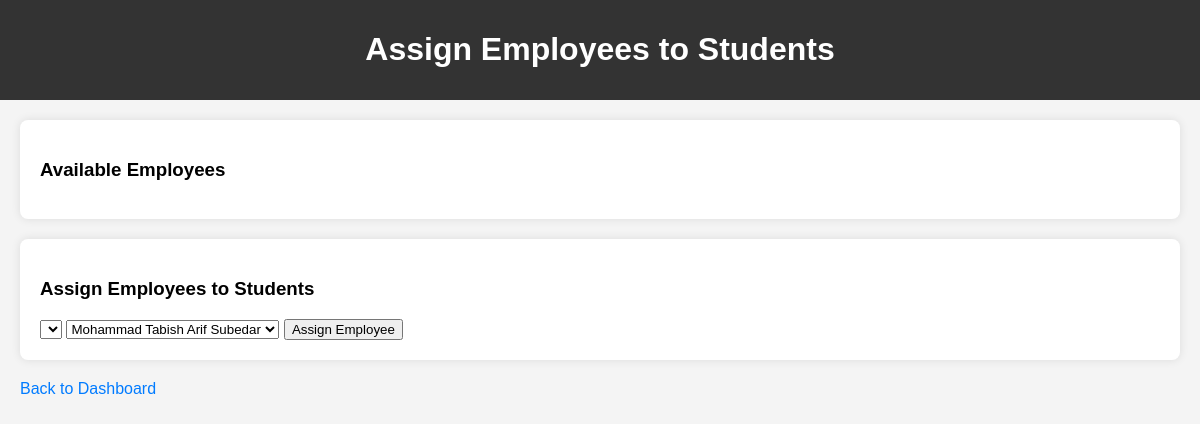
Before: /assign_employees.php with the older database file.
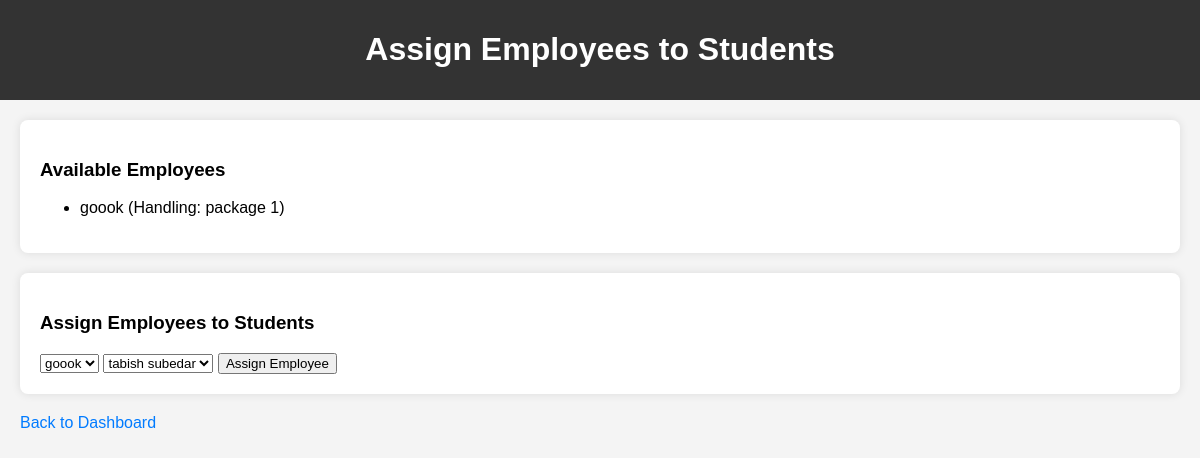
After: the same page with the newer database file.
### tables this page shows
CREATE TABLE `employees` (
  `emp_id` int(11) NOT NULL,
  `name` varchar(100) NOT NULL,
  `email` varchar(100) NOT NULL,
  `course_hand` varchar(50) NOT NULL
);

### assign_employees.php (the view, shortened to what this page needs)
<?php
include('db_connection.php');
$sql_employees = "SELECT * FROM employees";
$result_employees = $db->query($sql_employees);
$sql_students = "SELECT * FROM enrollment_data";
$result_students = $db->query($sql_students);
?>
<!DOCTYPE html>
<html lang="en">
<head>
    <link rel="stylesheet" href="admin-dashboard-style.css">
</head>
<body>
    <header>
        <h1>Assign Employees to Students</h1>
    </header>
    <section id="adminDashboardSection">
        <div class="dashboard-content">
            <h3>Available Employees</h3>
            <ul>
                <?php while ($row_employee = $result_employees->fetch_assoc()): ?>
                    <li><?php echo $row_employee['name']; ?> (Handling: <?php echo $row_employee['course_hand']; ?>)</li>
                <?php endwhile; ?>
            </ul>
        </div>
        <div class="dashboard-content">
            <h3>Assign Employees to Students</h3>
            <form method="post" action="<?php echo htmlspecialchars($_SERVER["PHP_SELF"]); ?>">
                <select name="employee_id">
                    <?php
                    $result_employees->data_seek(0);
                    while ($row_employee = $result_employees->fetch_assoc()):
                    ?>
                        <option value="<?php echo $row_employee['emp_id']; ?>"><?php echo $row_employee['name']; ?></option>
                    <?php endwhile; ?>
                </select>
                <select name="student_id">
                    <?php
                    $result_students->data_seek(0);
                    while ($row_student = $result_students->fetch_assoc()):
                    ?>
                        <option value="<?php echo $row_student['enr_id']; ?>"><?php echo $row_student['fullname']; ?></option>
                    <?php endwhile; ?>
                </select>
                <button type="submit">Assign Employee</button>
            </form>
        </div>
        <a href="admin-dashboard.php">Back to Dashboard</a>
    </section>
</body>
</html>

### admin-dashboard-style.css (style rules this page uses)
body { font-family: Arial, sans-serif; background-color: #f4f4f4; margin: 0; padding: 0; }
header { background-color: #333; color: white; padding: 10px; text-align: center; }
#adminDashboardSection { margin: 20px; }
.dashboard-content { background-color: #fff; padding: 20px; border-radius: 8px; box-shadow: 0 0 10px rgba(0, 0, 0, 0.1); margin-bottom: 20px; }
a { color: #007BFF; text-decoration: none; margin-top: 20px; display: block; }

Changed rows visible on the page:
added employees: name "goook", course_hand "package 1"
Other visible differences:
form field employee_id: (not shown) → "goook"
form field student_id: "Mohammad Tabish Arif Subedar" → "tabish subedar"
